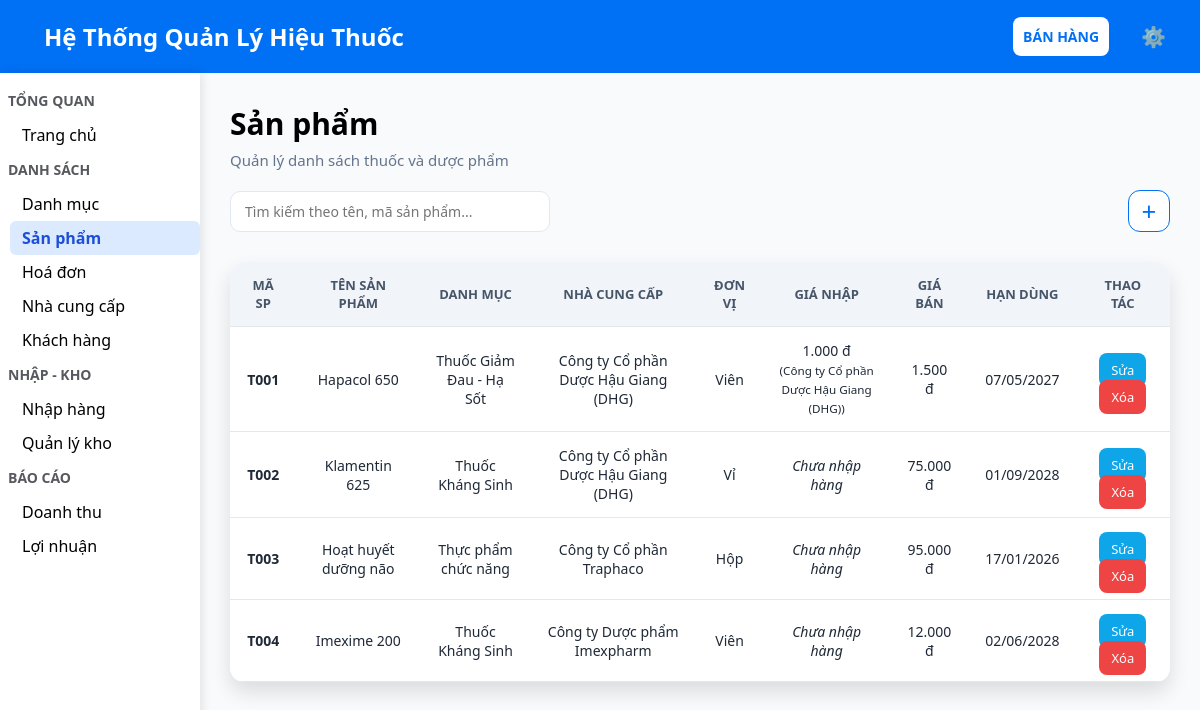
Page /quanly.php?page=quan-ly-sp (signed in) on the committed database.
### tables this page shows
CREATE TABLE `sp` (
  `ma_sp` varchar(10) NOT NULL,
  `ten_sp` varchar(255) NOT NULL,
  `ma_danh_muc` varchar(10) NOT NULL,
  `nha_san_xuat` varchar(255) NOT NULL,
  `gia_ban` decimal(10,2) NOT NULL,
  `han_su_dung` date NOT NULL,
  `hoat_chat` varchar(255) NOT NULL,
  `don_vi_tinh` varchar(50) DEFAULT 'Viên',
  `ma_kho` varchar(10) DEFAULT NULL
);

CREATE TABLE `danh_muc` (
  `ma_danh_muc` varchar(10) NOT NULL,
  `ten_danh_muc` varchar(255) NOT NULL,
  `mo_ta` text DEFAULT NULL,
  `created_at` timestamp NOT NULL DEFAULT current_timestamp(),
  `updated_at` timestamp NOT NULL DEFAULT current_timestamp() ON UPDATE current_timestamp()
);

CREATE TABLE `nhacungcap` (
  `ma_nha_cung_cap` varchar(10) NOT NULL,
  `ten_nha_cung_cap` varchar(255) NOT NULL,
  `dia_chi` text NOT NULL,
  `dien_thoai` varchar(15) NOT NULL,
  `ghi_chu` text DEFAULT NULL
);

CREATE TABLE `phieunhap` (
  `so_pn` varchar(10) NOT NULL,
  `ngay_nhap` date NOT NULL,
  `ma_kho` varchar(10) NOT NULL,
  `ma_sp` varchar(10) NOT NULL,
  `so_luong_nhap` int(11) NOT NULL,
  `gia_nhap` decimal(10,2) NOT NULL,
  `thanh_tien_nhap` int(11) DEFAULT NULL,
  `ma_nha_cung_cap` varchar(10) DEFAULT NULL
);

### quan-ly-sp.php (the view, shortened to what this page needs)
<?php
include("connect.php");
$sp_list = $conn->query("
    SELECT sp.*, dm.ten_danh_muc, ncc.ten_nha_cung_cap as ncc_goc,
           pn.gia_nhap as gia_nhap_gan_nhat,
           ncc_pn.ten_nha_cung_cap as ncc_nhap_gan_nhat
    FROM sp
    LEFT JOIN danh_muc dm ON sp.ma_danh_muc = dm.ma_danh_muc
    LEFT JOIN nhacungcap ncc ON sp.nha_san_xuat = ncc.ma_nha_cung_cap
    LEFT JOIN phieunhap pn ON pn.so_pn = (
        SELECT so_pn FROM phieunhap
        WHERE ma_sp = sp.ma_sp
        ORDER BY ngay_nhap DESC LIMIT 1
    )
    LEFT JOIN nhacungcap ncc_pn ON pn.ma_nha_cung_cap = ncc_pn.ma_nha_cung_cap
    ORDER BY sp.ma_sp ASC
");
?>
<div class="page-header">
    <h1>Sản phẩm</h1>
    <p>Quản lý danh sách thuốc và dược phẩm</p>
</div>
<div class="toolbar">
    <input type="text" id="searchInput" placeholder="Tìm kiếm theo tên, mã sản phẩm..." onkeyup="timKiemsp()">
    <button type="button" onclick="openModal('modal-them')">+</button>
</div>
<div class="table-box">
    <table>
        <thead>
            <tr>
                <th>Mã SP</th>
                <th>Tên sản phẩm</th>
                <th>Danh mục</th>
                <th>Nhà cung cấp</th>
                <th>Đơn vị</th>
                <th>Giá nhập</th>
                <th>Giá bán</th>
                <th>Hạn dùng</th>
                <th>Thao tác</th>
            </tr>
        </thead>
        <tbody id="danh-sach">
            <?php while($sp = $sp_list->fetch_assoc()) { ?>
            <tr>
                <td><strong><?= $sp['ma_sp'] ?></strong></td>
                <td><?= $sp['ten_sp'] ?></td>
                <td><?= $sp['ten_danh_muc'] ?></td>
                <td><?= $sp['ncc_goc'] ?></td>
                <td><?= $sp['don_vi_tinh'] ?></td>
                <td>
                    <?php if($sp['gia_nhap_gan_nhat']): ?>
                    <?= number_format($sp['gia_nhap_gan_nhat'],0,',','.') ?> đ
                    <br><small>(<?= $sp['ncc_nhap_gan_nhat'] ?>)</small>
                    <?php else: ?>
                    <i>Chưa nhập hàng</i>
                    <?php endif; ?>
                </td>
                <td><?= number_format($sp['gia_ban'],0,',','.') ?> đ</td>
                <td><?= date("d/m/Y", strtotime($sp['han_su_dung'])) ?></td>
                <td>
                    <button class="btn btn-info"
                        onclick="editSp('<?= $sp['ma_sp'] ?>','<?= addslashes($sp['ten_sp']) ?>',
                        '<?= $sp['ma_danh_muc'] ?>','<?= $sp['nha_san_xuat'] ?>',
                        '<?= $sp['don_vi_tinh'] ?>','<?= $sp['gia_ban'] ?>',
                        '<?= $sp['han_su_dung'] ?>','<?= $sp['hoat_chat'] ?>',
                        '<?= $sp['gia_nhap_gan_nhat'] ?>','<?= addslashes($sp['ncc_nhap_gan_nhat'])?>')">Sửa
                    </button>
                    <a class="btn btn-danger" href="quanly.php?page=quan-ly-sp&delete=<?= $sp['ma_sp'] ?>" onclick="return confirm('Xóa sản phẩm này?')">Xóa</a>
                </td>
            </tr>
            <?php } ?>
        </tbody>
    </table>
</div>

### form.css (style rules this page uses)
* { margin: 0; padding: 0; box-sizing: border-box; }
body { font-family: 'Segoe UI', sans-serif; background-color: #f5f7fa; color: #333; }

### css.css (style rules this page uses)
* { box-sizing: border-box; font-family: 'Segoe UI', sans-serif; }
body { margin: 0; padding: 0px; background: #f8fafc; color: #1f2937; }
.page-header h1 { margin: 0; font-size: 30px; font-weight: 700; color: black; }
.page-header p { margin-top: 6px; font-size: 15px; color: #64748b; }
.toolbar { display: flex; justify-content: space-between; align-items: center; margin: 20px 0; gap: 10px; }
.toolbar input { width: 320px; padding: 10px 14px; border-radius: 10px; border: 1px solid #e2e8f0; font-size: 14px; }
.toolbar button { width: 42px; height: 42px; border-radius: 12px; border: 1px solid #0070F4; background: white; color: #0070F4; font-size: 26px; cursor: pointer; transition: .3s; border-color: #0070F4; }
.btn { padding: 8px 12px; border-radius: 8px; border: none; font-size: 13px; cursor: pointer; transition: .2s; text-decoration: none; }
.btn-info { background: #0ea5e9; color: white; }
.btn-danger { background: #ef4444; color: white; text-decoration: none; }
.table-box { background: white; margin-top: 30px; border-radius: 14px; overflow: hidden; box-shadow: 0 10px 20px rgba(0,0,0,.12); }
table { width: 100%; border-collapse: collapse; }
thead { background: #f1f5f9; }
th, td { padding: 14px 16px; border-bottom: 1px solid #e2e8f0; font-size: 14px; text-align: center; }
th { text-transform: uppercase; font-size: 13px; color: #475569; text-align: center; }

### rows in the picture
sp: ma_sp "T001", ten_sp "Hapacol 650", ma_danh_muc.ten_danh_muc "Thuốc Giảm Đau - Hạ Sốt", nhacungcap.ten_nha_cung_cap "Công ty Cổ phần Dược Hậu Giang (DHG)", don_vi_tinh "Viên", phieunhap.gia_nhap "1.000", gia_ban "1.500", han_su_dung "07/05/2027"
sp: ma_sp "T002", ten_sp "Klamentin 625", ma_danh_muc.ten_danh_muc "Thuốc Kháng Sinh", nhacungcap.ten_nha_cung_cap "Công ty Cổ phần Dược Hậu Giang (DHG)", don_vi_tinh "Vỉ", shows "Chưa nhập hàng", gia_ban "75.000", han_su_dung "01/09/2028"
sp: ma_sp "T003", ten_sp "Hoạt huyết dưỡng não", ma_danh_muc.ten_danh_muc "Thực phẩm chức năng", nhacungcap.ten_nha_cung_cap "Công ty Cổ phần Traphaco", don_vi_tinh "Hộp", shows "Chưa nhập hàng", gia_ban "95.000", han_su_dung "17/01/2026"
sp: ma_sp "T004", ten_sp "Imexime 200", ma_danh_muc.ten_danh_muc "Thuốc Kháng Sinh", nhacungcap.ten_nha_cung_cap "Công ty Dược phẩm Imexpharm", don_vi_tinh "Viên", shows "Chưa nhập hàng", gia_ban "12.000", han_su_dung "02/06/2028"
